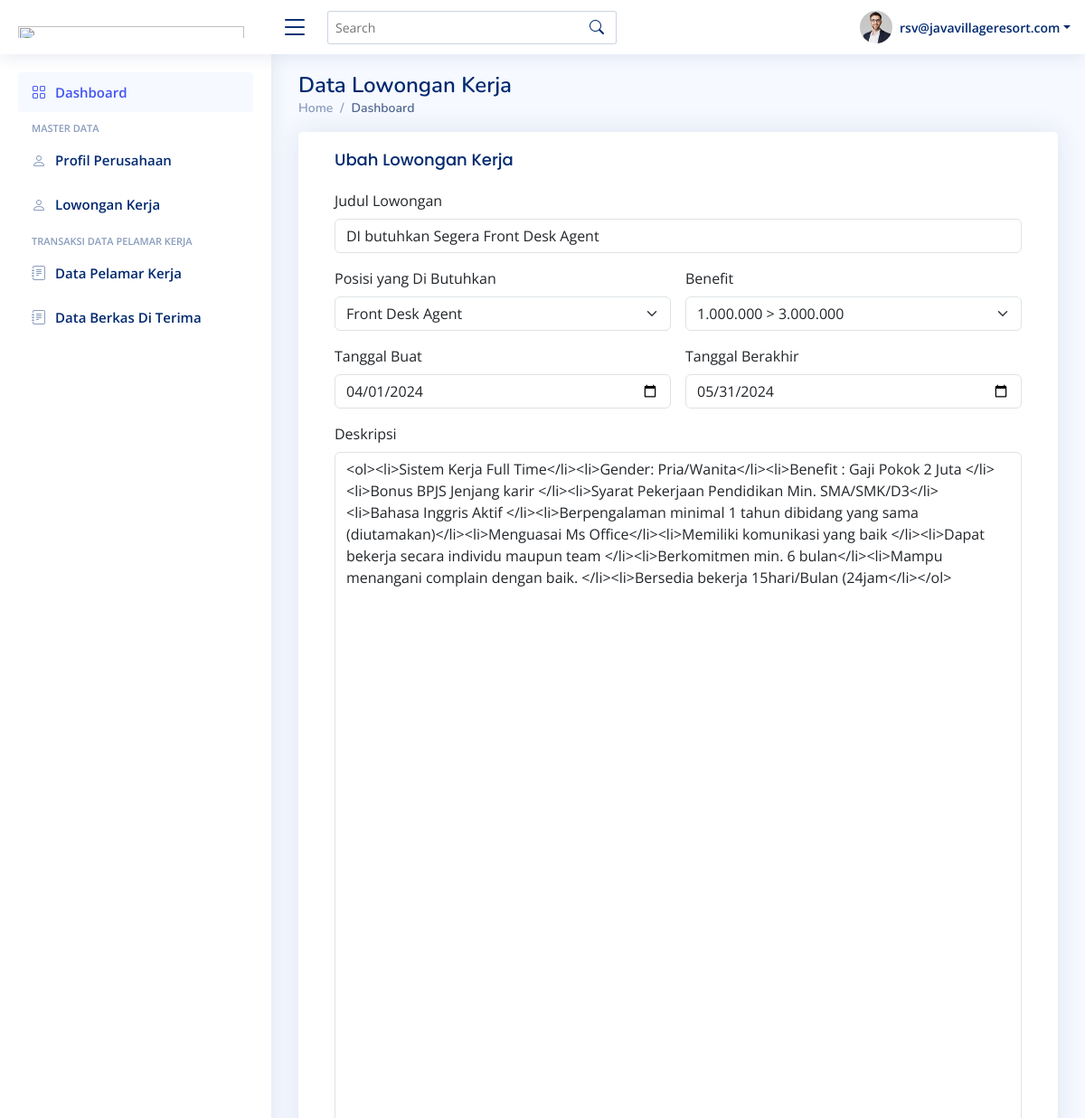
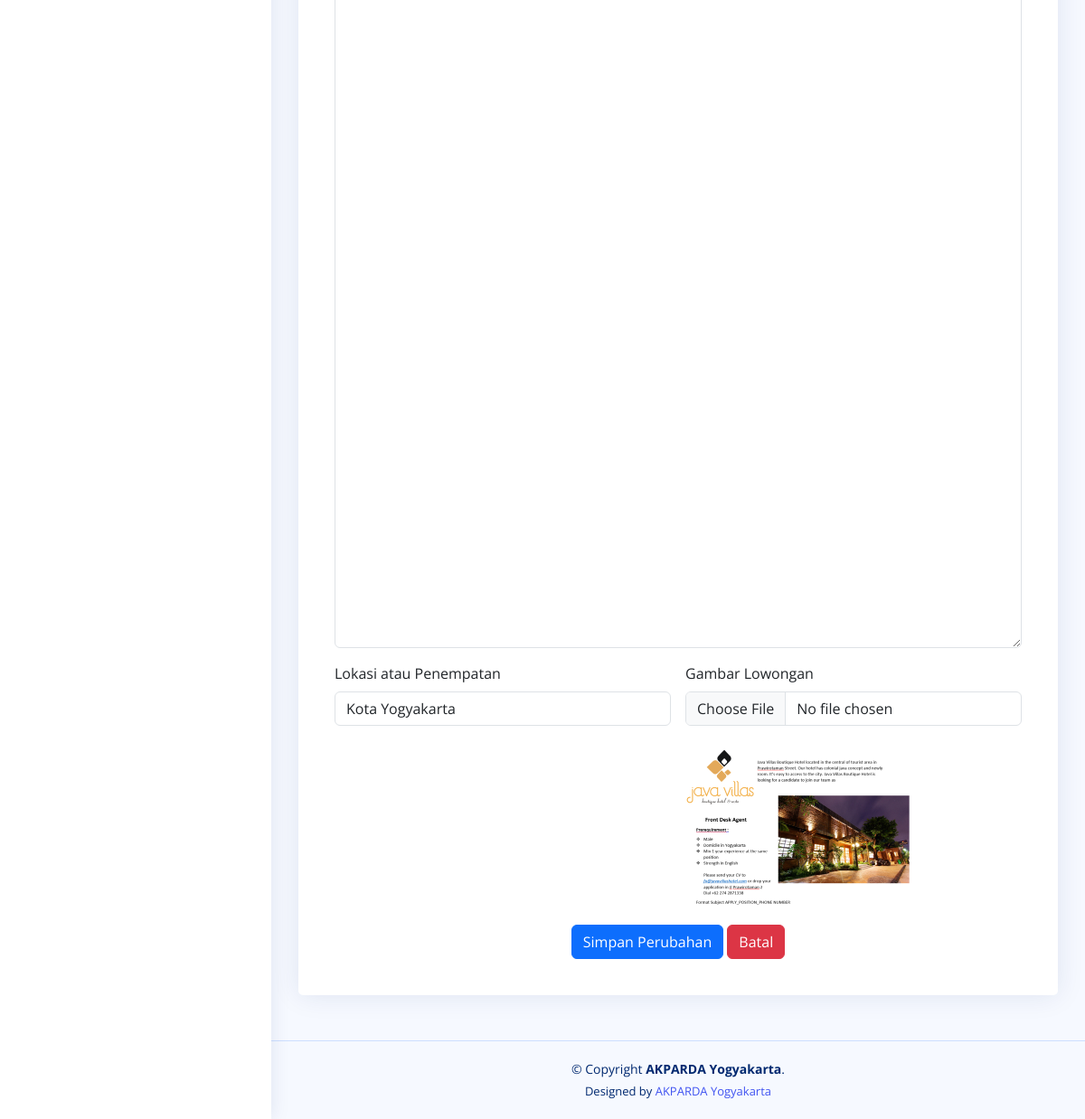
The app's page /Perusahaan/lowongan_kerja_edit.php?id_lowongan=1 (signed in) with its own data (2 pictures, top to bottom).
### tables this page shows
CREATE TABLE `tb_perusahaan` (
  `id_perusahaan` tinyint(6) NOT NULL,
  `tanggal_daftar` date NOT NULL,
  `nama_perusahaan` varchar(100) NOT NULL,
  `bidang_usaha` varchar(100) NOT NULL,
  `deskripsi_bidang` mediumtext NOT NULL,
  `alamat` mediumtext NOT NULL,
  `email_perusahaan` varchar(100) NOT NULL,
  `telepon` varchar(20) NOT NULL,
  `website` varchar(50) NOT NULL,
  `username` varchar(50) NOT NULL,
  `password` char(32) NOT NULL,
  `status` enum('Aktif','Pending','') NOT NULL
);

CREATE TABLE `tb_lowongan` (
  `id_lowongan` int(11) NOT NULL,
  `id_perusahaan` tinyint(6) NOT NULL,
  `judul` varchar(100) NOT NULL,
  `posisi` varchar(50) NOT NULL,
  `benefit` varchar(50) NOT NULL,
  `tanggal_buat` date NOT NULL,
  `tanggal_berakhir` date NOT NULL,
  `deskripsi` mediumtext NOT NULL,
  `lokasi` varchar(100) NOT NULL,
  `photos` text NOT NULL,
  `status_lowker` enum('Aktif','Expired','','') NOT NULL
);

### Perusahaan/lowongan_kerja_edit.php (the view, shortened to what this page needs)
<?php
include 'header.php';
?>
<?php
    include "../db/koneksi.php";
    if(isset($_GET['id_lowongan'])){
        $id_loker    =$_GET['id_lowongan'];
    }
    else {
        die ("Tidak ada data!");
    }
    $query            =mysqli_query($con, "SELECT * FROM tb_lowongan LEFT JOIN tb_perusahaan ON tb_perusahaan.id_perusahaan=tb_lowongan.id_perusahaan WHERE tb_lowongan.id_lowongan='$id_loker'");
    $rows           =  mysqli_fetch_array($query);
    $Posisi           = array('Administrasi','Marketing','Resepsionis','General Manager','Head Office','Front Desk Agent','Front Office','Finance Manager','Customer Service','Trainer Hospital','Housekeeping Hotel','Chef Food And Beverages','Manager Restoran');
    $Benefit    = array('1.000.000 > 3.000.000','3.000.000 > 5.000.000','7.000.000 > 10.000.000');
?>
 <main id="main" class="main">
    <div class="pagetitle">
      <h1>Data Lowongan Kerja</h1>
      <nav>
        <ol class="breadcrumb">
          <li class="breadcrumb-item"><a href="#">Home</a></li>
          <li class="breadcrumb-item active">Dashboard</li>
        </ol>
      </nav>
    </div>
      <section class="section">
      <div class="row">
        <div class="col-lg-12">
          <div class="card">
            <div class="card-body">
            <div class="card-body">
              <h5 class="card-title">Ubah Lowongan Kerja</h5>
              <form action="lowongan_kerjaedit_save.php" method="post" enctype="multipart/form-data" class="row g-3">
                <div class="col-md-12">
                  <label for="inputPassword5" class="form-label">Judul Lowongan</label>
                  <input type="text" class="form-control" name="judul" id="inputPassword5" value="<?php  echo $rows['judul'] ?>">
                </div>
                <div class="col-md-6">
                  <label for="inputState" class="form-label">Posisi yang Di Butuhkan</label>
                   <select class="form-select" aria-label="Default select example" name="posisi">
                     <?php
                               foreach ($Posisi as $jL){
                                echo "<option value='$jL' ";
                                echo $rows['posisi']==$jL?'selected="selected"':'';
                                echo ">$jL</option>";
                            }
                             ?>
                  </select>
                </div>
                 <div class="col-md-6">
                  <label for="inputState" class="form-label">Benefit</label>
                  <select class="form-select" aria-label="Default select example" name="benefit">
                     <?php
                               foreach ($Benefit as $jk){
                                echo "<option value='$jk' ";
                                echo $rows['benefit']==$jk?'selected="selected"':'';
                                echo ">$jk</option>";
                            }
                             ?>
                  </select>
                </div>
                <div class="col-6">
                  <label for="inputAddress5" class="form-label">Tanggal Buat</label>
                  <input type="date" name="tanggal_buat" class="form-control" value="<?php  echo $rows['tanggal_buat'] ?>">
                </div>
                <div class="col-6">
                  <label for="inputAddress5" class="form-label">Tanggal Berakhir</label>
                  <input type="date" name="tanggal_berakhir" class="form-control"  value="<?php  echo $rows['tanggal_berakhir'] ?>">
                </div>
                <div class="form-group">
                <label for="inputZip" class="form-label">Deskripsi</label>
                <textarea class="form-control" name="deskripsi" id="editor" rows="60"><?=$rows['deskripsi']?></textarea>
                </div>
                <div class="col-md-6">
                  <label for="inputZip" class="form-label">Lokasi atau Penempatan</label>
                   <input type="text" class="form-control" name="lokasi" id="inputPassword5" value="<?php  echo $rows['lokasi'] ?>">
                </div>
                  <div class="col-md-6">
                  <label for="inputZip" class="form-label">Gambar Lowongan</label>
                   <input class="form-control" type="file" id="photos" name="photos" value="<?php echo $rows['photos']; ?>">  <br>
               <img src="../images/<?php echo $rows['photos']; ?>" style="width: 250px;float: left;margin-bottom: 5px;"> <br>
              <br> <br>
                </div>
                <div class="text-center">
        <input type="submit" name="save" class="btn btn-primary" value="Simpan Perubahan">
        <input type="submit" name="batal" class="btn btn-danger" value="Batal">
      </div>
  </form>
</div>
</div>
</div>
</div>
</div>
</section>
</main>
<?php include 'footer.php';  ?>

### Perusahaan/header.php (shortened to what this page needs)
<!DOCTYPE html>
<html lang="en">
<head>
  <link href="assets/vendor/bootstrap/css/bootstrap.min.css" rel="stylesheet">
  <link href="assets/vendor/bootstrap-icons/bootstrap-icons.css" rel="stylesheet">
  <link href="assets/vendor/boxicons/css/boxicons.min.css" rel="stylesheet">
  <link href="assets/vendor/quill/quill.snow.css" rel="stylesheet">
  <link href="assets/vendor/quill/quill.bubble.css" rel="stylesheet">
  <link href="assets/vendor/remixicon/remixicon.css" rel="stylesheet">
  <link href="assets/vendor/simple-datatables/style.css" rel="stylesheet">
  <link href="assets/css/style.css" rel="stylesheet">
</head>
<?php
include '../db/koneksi.php';
$sql=mysqli_query($con, "SELECT * FROM tb_perusahaan where email_perusahaan='$_SESSION[useridd]'");
$VarData=mysqli_fetch_array($sql);
?>
<body>
  <header id="header" class="header fixed-top d-flex align-items-center">
    <div class="d-flex align-items-center justify-content-between">
      <a href="index.html" class="logo d-flex align-items-center">
         <h1 class="logo me-auto"><img src="../images/iconlog.png" alt="" class="img-fluid" width="250px;" height="80px;"></h1>
      </a>
      <i class="bi bi-list toggle-sidebar-btn"></i>
    </div>
    <div class="search-bar">
      <form class="search-form d-flex align-items-center" method="POST" action="#">
        <input type="text" name="query" placeholder="Search" title="Enter search keyword">
        <button type="submit" title="Search"><i class="bi bi-search"></i></button>
      </form>
    </div>
    <nav class="header-nav ms-auto">
      <ul class="d-flex align-items-center">
        <li class="nav-item dropdown pe-3">
          <a class="nav-link nav-profile d-flex align-items-center pe-0" href="#" data-bs-toggle="dropdown">
            <img src="assets/img/profile-img.jpg" alt="Profile" class="rounded-circle">
            <span class="d-none d-md-block dropdown-toggle ps-2"><?php echo $VarData['email_perusahaan']; ?></span>
          </a>
            <?php
          if(!isset($_SESSION['useridd'])){
            ?>
             <?php
          }else{
            ?>
      </li>
       <?php
          }
          ?>
    </ul>
  </nav>
  </header>
  <aside id="sidebar" class="sidebar">
    <ul class="sidebar-nav" id="sidebar-nav">
      <li class="nav-item">
        <a class="nav-link " href="dashboard.php">
          <i class="bi bi-grid"></i>
          <span>Dashboard</span>
        </a>
      </li>
        <li class="nav-heading">Master Data</li>
         <li class="nav-item">
        <a class="nav-link collapsed" href="profil_perusahaan.php">
          <i class="bi bi-person"></i>
          <span>Profil Perusahaan</span>
        </a>
      </li>
       <li class="nav-item">
        <a class="nav-link collapsed" href="lowongan_kerja.php">
          <i class="bi bi-person"></i>
          <span>Lowongan Kerja</span>
        </a>
      </li>
        <li class="nav-heading">Transaksi Data Pelamar Kerja</li>
        <li class="nav-item">
        <a class="nav-link collapsed" href="data_pelamar.php">
          <i class="bi bi-journal-text"></i>
          <span>Data Pelamar Kerja</span>
        </a>
      </li>
        <li class="nav-item">
        <a class="nav-link collapsed" href="pelamar_diterima.php">
          <i class="bi bi-journal-text"></i>
          <span>Data Berkas Di Terima</span>
        </a>
      </li>
    </ul>
  </aside>
</body>
</html>

### Perusahaan/assets/css/style.css (style rules this page uses)
:root { scroll-behavior: smooth; }
body { font-family: "Open Sans", sans-serif; background: #f6f9ff; color: #444444; }
a { color: #4154f1; text-decoration: none; }
h1, h2, h3, h4, h5, h6 { font-family: "Nunito", sans-serif; }
#main { margin-top: 60px; padding: 20px 30px; transition: all 0.3s; }
.pagetitle { margin-bottom: 10px; }
.pagetitle h1 { font-size: 24px; margin-bottom: 0; font-weight: 600; color: #012970; }
.card { margin-bottom: 30px; border: none; border-radius: 5px; box-shadow: 0px 0 30px rgba(1, 41, 112, 0.1); }
.card-title { padding: 20px 0 15px 0; font-size: 18px; font-weight: 500; color: #012970; font-family: "Poppins", sans-serif; }
.card-body { padding: 0 20px 20px 20px; }
.breadcrumb { font-size: 14px; font-family: "Nunito", sans-serif; color: #899bbd; font-weight: 600; }
.breadcrumb a { color: #899bbd; transition: 0.3s; }
.breadcrumb .breadcrumb-item::before { color: #899bbd; }
.breadcrumb .active { color: #51678f; font-weight: 600; }
.logo { line-height: 1; }
@media (min-width: 1200px) { .logo { width: 280px; } }
.logo img { max-height: 26px; margin-right: 6px; }
.header { transition: all 0.5s; z-index: 997; height: 60px; box-shadow: 0px 2px 20px rgba(1, 41, 112, 0.1); background-color: #fff; padding-left: 20px; }
.header .toggle-sidebar-btn { font-size: 32px; padding-left: 10px; cursor: pointer; color: #012970; }
.header .search-bar { min-width: 360px; padding: 0 20px; }
.header .search-form { width: 100%; }
.header .search-form input { border: 0; font-size: 14px; color: #012970; border: 1px solid rgba(1, 41, 112, 0.2); padding: 7px 38px 7px 8px; border-radius: 3px; transition: 0.3s; width: 100%; }
.header .search-form button { border: 0; padding: 0; margin-left: -30px; background: none; }
.header .search-form button i { color: #012970; }
.header-nav ul { list-style: none; }
.header-nav>ul { margin: 0; padding: 0; }
.header-nav .nav-profile { color: #012970; }
.header-nav .nav-profile img { max-height: 36px; }
.header-nav .nav-profile span { font-size: 14px; font-weight: 600; }
.sidebar { position: fixed; top: 60px; left: 0; bottom: 0; width: 300px; z-index: 996; transition: all 0.3s; padding: 20px; overflow-y: auto; scrollbar-width: thin; scrollbar-color: #aab7cf transparent; box-shadow: 0px 0px 20px rgba(1, 41, 112, 0.1); background-color: #fff; }
@media (min-width: 1200px) { #main, #footer { margin-left: 300px; } }
.sidebar-nav { padding: 0; margin: 0; list-style: none; }
.sidebar-nav li { padding: 0; margin: 0; list-style: none; }
.sidebar-nav .nav-item { margin-bottom: 5px; }
.sidebar-nav .nav-heading { font-size: 11px; text-transform: uppercase; color: #899bbd; font-weight: 600; margin: 10px 0 5px 15px; }
.sidebar-nav .nav-link { display: flex; align-items: center; font-size: 15px; font-weight: 600; color: #4154f1; transition: 0.3; background: #f6f9ff; padding: 10px 15px; border-radius: 4px; }
.sidebar-nav .nav-link i { font-size: 16px; margin-right: 10px; color: #4154f1; }
.sidebar-nav .nav-link.collapsed { color: #012970; background: #fff; }
.sidebar-nav .nav-link.collapsed i { color: #899bbd; }

### records on screen
tb_perusahaan: email_perusahaan "rsv@javavillageresort.com"
tb_lowongan: judul "DI butuhkan Segera Front Desk Agent", posisi "Front Desk Agent", tanggal_buat "04/01/2024", tanggal_berakhir "05/31/2024", deskripsi "<ol><li>Sistem Kerja Full Time</li><li>Gender: Pria/Wanita</li><li>Benefit : Gaji Pokok 2 Juta </li><li>Bonus BPJS Jenjang karir </li><li>Syarat Pekerjaan Pendidikan Min. SMA/SMK/D3</li><li>Bahasa Inggris Aktif </li><li>Berpengalaman minimal 1 tahun dibidang yang sama (diutamakan)</li><li>Menguasai Ms Office</li><li>Memiliki komunikasi yang baik </li><li>Dapat bekerja secara individu maupun team </li><li>Berkomitmen min. 6 bulan</li><li>Mampu menangani complain dengan baik. </li><li>Bersedia bekerja 15hari/Bulan (24jam</li></ol>", lokasi "Kota Yogyakarta", photos (picture)

### other values on screen
form field benefit "1.000.000 > 3.000.000"
